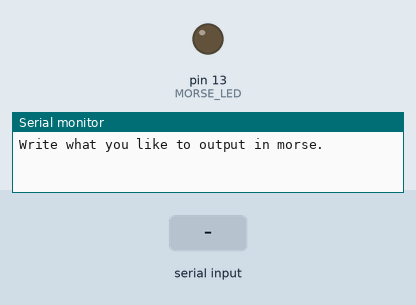
Recording of a sketch running on a simulated Arduino Uno, built with avr-gcc and run on an emulated ATmega328P. Shown: output pins drawn as LEDs (lit = HIGH), the last lines printed to the serial monitor. Dashed ring = blinking. The test bench sets the inputs (shaded band).

Above: at 1.2 s.
1.3 s: ".\n" received over Serial
At 2.2 s:
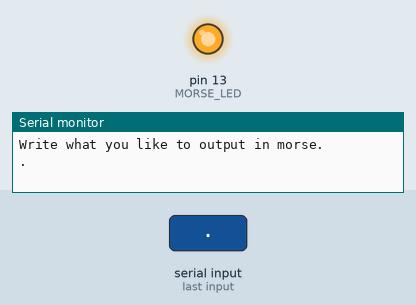
4.3 s: "1\n" received over Serial
7.3 s: "0\n" received over Serial
At 7.6 s:
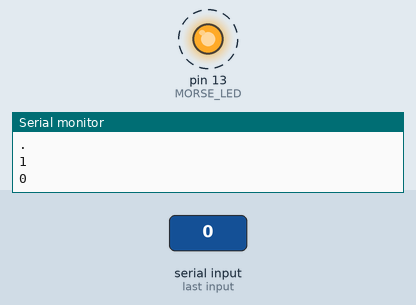
Timing chart, 0 to 14.8 s (numbered marks = the images above; inputs shaded):
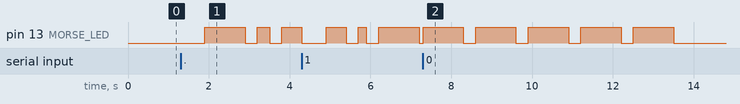

The sketch:

morse.ino
```cpp
#include <SimpleTimer.h>
#define BUFF_SIZE 256
#define MORSE_LED LED_BUILTIN

char input = 0;
char buffer[BUFF_SIZE];
char* writePointer = buffer;
char* readPointer = buffer;
bool morseCompleted = true;
// Lines in morseMap |1  |2  |3  |4  |5  |6  |7  |8  |9  |10 |11 |12 |13
String morseIndex = "abcdefghijklmnopqrstuvwxyz0123456789.,?!-/:`);(=@&";
const char* morseMap[] = {
    ".-",    "-...",  "-.-.",  "-..",      // 1
    ".",     "..-.",  "--.",   "....",     // 2
    "..",    ".---",  "-.-",   ".-..",     // 3
    "--",    "-.",    "---",   ".--.",     // 4
    "--.-",  ".-.",   "...",   "-",        // 5
    "..-",   "...-",  ".--",   "-..-",     // 6
    "-.--",  "--..",  "-----", ".----",    // 7
    "..---", "...--", "....-", ".....",    // 8
    "-....", "--...", "---..", "----.",    // 9
    ".-.-.-","--..--","..--..","-.-.--",   // 10
    "-....-","-..-.", "---...","-.--.-",   // 11
    "-.--.-","-.-.-", "-.--.", "-...-",    // 12
    ".--.-.",".-...",                      // 13
};

SimpleTimer timer;

void setup() {
    pinMode(MORSE_LED, OUTPUT);

    Serial.begin(9600);
    Serial.println("Write what you like to output in morse.");
}

void loop() {
    if (Serial.available() > 0) {
        input = Serial.read();
        if (input == -1)
            return;

        echo(input);
        storeInput(input);
    }

    morseLoop();
    timer.run();
}

void morseLoop() {
    if (morseCompleted && readPointer != writePointer) {
        morseCompleted = false;
        morse(*readPointer);
        readPointer = next(readPointer);
    }
}

void echo(const char input) {
    if (input == '\r') {
        Serial.println("");
    } else {
        Serial.write(input);
    }
}

void storeInput(const char input) {
    *writePointer = input;
    writePointer = next(writePointer);
}

char* next(char* pointer) {
    char* increaced = pointer + 1;

    if ((increaced - buffer) >= int(BUFF_SIZE / sizeof(*buffer))) {
        increaced = buffer;
    }

    return increaced;
}

void morse(char character) {
    int index = morseIndex.indexOf(tolower(character));
    long timeout = 0;

    if (index != -1) {
        const char* code = morseMap[index];

        for (unsigned i = 0; i < strlen(code); i++) {
            timer.setTimeout(timeout, ledOn);
            timeout += (code[i] == '.' ) ? 300 : 1000;
            timer.setTimeout(timeout, ledOff);
            timeout += 300;
        }
    }

    timeout += 1000;
    timer.setTimeout(timeout, done);
}

void ledOn() {digitalWrite(MORSE_LED, HIGH);}
void ledOff() {digitalWrite(MORSE_LED, LOW);}
void done() {morseCompleted = true;}
```

Measured:
- after the input at 1.3 s, pin 13 (MORSE_LED): goes HIGH 1.0 s, LOW 0.30 s, HIGH 0.30 s, LOW 0.30 s, then HIGH, starting after 0.60 s
